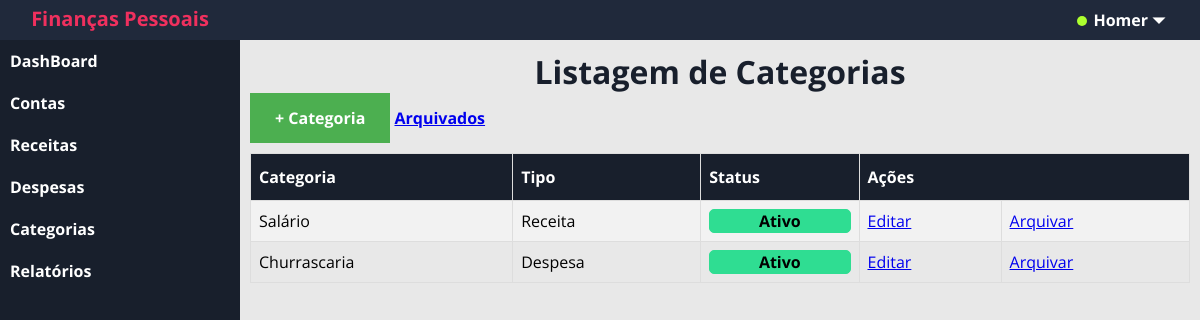
/?c=categorias (signed in), run on the app's committed database.
### tables this page shows
CREATE TABLE `categoria` (
  `id` int(11) NOT NULL,
  `nome` varchar(60) NOT NULL,
  `tipo` varchar(7) NOT NULL,
  `statusCat` tinyint(1) DEFAULT NULL,
  `idUsuario` int(11) DEFAULT NULL
);

### app/controller/Categorias.php (called while the page is built, shortened)
<?php
    class Categorias extends Controller
    {
        public function index()
        {
            try {
                $carRespository = new Repository('app\model\class\Categoria');
                $criteria = new Criteria;
                $criteria->add('idUsuario','=',Usuario::get('id'));
                if(isset($_GET['f'])&& $_GET['f'] =='arquivados')
                {
                    $criteria->add('statusCat','=','0');
                }
                else{
                    $criteria->add('statusCat','=','1');
                }
                $resultado = $carRespository->load($criteria);
            } catch (\Exception $e) {
                echo $e->getMessage();
                Transaction::rollback();
            }
            $this->view([
                'template/header',
                'categoria/listagem',
                'template/footer'
            ],[
                'usuario_logado' => Usuario::get('nome'),
                'catItens' => $resultado,
                'msg' => FlashMessage::get()
            ]);
        }
    }

### app/model/Repository.php (called while the page is built, shortened)
<?php
    final class Repository
    {
        private $activeRecord;
        public function __construct($class)
        {
            $this->activeRecord = $class;
        }
        public function load(Criteria|null $criteria = null)
        {
            $sql = "SELECT * FROM ".constant($this->activeRecord.'::TABLENAME');
            if($criteria)
            {
                $expressao = $criteria->dump();
                if($expressao)
                {
                    $sql .= " WHERE ".$expressao;
                }
            }
            if($conn = Transaction::get())
            {
                $result = $conn->query($sql);
                $results = array();
                if($result)
                {
                    while($row = $result->fetchObject($this->activeRecord))
                    {
                        $results[] = $row;
                    }
                    return $results;
                }
            }
            else
            {
                throw new \Exception('Não há transação ativa!');
            }
        }
    }

### app/model/Criteria.php (called while the page is built, shortened)
<?php
    class Criteria
    {
        private $filters;
        function __construct()
        {
            $this->filters = array();
        }
        public function add($variable,$compare_operator,$value,$logic_operator = 'and',$transform = true)
        {
            if(empty($this->filters))
            {
                $logic_operator = null;
            }
            if($transform)
            {
                $this->filters[] = [$variable,$compare_operator,$this->transform($value),$logic_operator];
            }
            else{
                $this->filters[] = [$variable,$compare_operator,$value,$logic_operator];
            }
        }
        public function transform($value)
        {
            if(is_array($value))
            {
                foreach($value as $x)
                {
                    if(is_integer($x)){
                        $foo[] = $x;
                    }
                    else if(is_string($x))
                    {
                        $foo[] = "'$x'";
                    }
                }
                $result = '('.implode(',',$foo).')';
            }
            else if(is_string($value))
            {
                $result = "'$value'";
            }
            return $result;
        }
        public function dump()
        {
            if(is_array($this->filters) and count($this->filters) > 0)
            {
                $result = '';
                foreach($this->filters as $filter)
                {
                    $result .= $filter[3].' '.$filter[0].' '.$filter[1].' '.$filter[2].' ';
                }
                $result = trim($result);
                return "({$result})";
            }
        }
    }

### app/model/Record.php (called while the page is built, shortened)
<?php
    abstract class Record
    {
        protected array $data;
        public function __set($prop,$value)
        {
           if(method_exists($this,'set_'.$prop))
           {
            call_user_func(array($this,'set_'.$prop),$value);
           }
           else
           {
               if($value == null)
               {
                   unset($this->data[$prop]);
               }
               else{
                   $this->data[$prop] = $value;
               }
           }
        }
        public function __get($prop)
        {
           if(method_exists($this,'get_'.$prop))
           {
            return call_user_func(array($this,'get_'.$prop));
           }
           else
           {
               if(isset($this->data[$prop]))
               {
                   return $this->data[$prop];
               }
           }
        }
    }

### app/view/categoria/listagem.php (the view, shortened to what this page needs)
<h1 id="titulo-categoria">Listagem de Categorias</h1>
<a href="./?c=categorias&m=inserir" id="btn-catInserir"><b>+ Categoria</b></a>
<a href="./?c=categorias&f=arquivados"><b>Arquivados</b></a>
<table id="customers">
  <tr>
    <th>Categoria</th>
    <th>Tipo</th>
    <th>Status</th>
    <th colspan="2">Ações</th>
  </tr>
  <?php
    if(isset($catItens) && count($catItens) > 0):
      foreach ($catItens as $categoria):
  ?>
  <tr>
    <td><?= $categoria->nome ?></td>
    <td><?= $categoria->tipo?></td>
    <td><?= $categoria->statusCat ? '<div class ="status_categoria_ativo">Ativo</div>' :'<div class ="status_categoria_arquivado">Arquivado</div>' ?></td>
    <?php if(isset($_GET['f'])&& $_GET['f'] =='arquivados'): ?>
      <td><a href="./?c=categorias&m=ativar&id=<?= $categoria->id ?>">Reativar</a></td>
    <?php else: ?>
      <td><a href="./?c=categorias&m=editar&id=<?= $categoria->id ?>">Editar</a></td>
      <td><a href="./?c=categorias&m=arquivar&id=<?= $categoria->id ?>">Arquivar</a></td>
    <?php endif; ?>
  </tr>
  <?php endforeach;?>
  <?php else:?>
    <tr>
    <td colspan="4" style="text-align: center;">Vazio!</td>
    </tr>
  <?php endif;?>
</table>

### app/controller/Controller.php (shortened to what this page needs)
<?php
    abstract class Controller
    {
        protected function view(array $templates,array $dados = array())
        {
            foreach($templates as $template)
            {
                require_once __DIR__."/../view/{$template}.php";
            }
        }
    }

### assets/css/style.css (style rules this page uses)
* { padding: 0px; margin: 0px; font-family: 'Open Sans', sans-serif; box-sizing: border-box; }
#customers { font-family: Arial, Helvetica, sans-serif; border-collapse: collapse; width: 100%; }
#customers td, #customers th { border: 1px solid #ddd; padding: 8px; }
#customers tr:nth-child(even) { background-color: #f2f2f2; }
#customers th { padding-top: 12px; padding-bottom: 12px; text-align: left; background-color: #181F2C; color: white; }
#btn-catInserir { display: inline-block; margin-bottom: 10px; }
#btn-catInserir:link, #btn-catInserir:visited { background-color: #4CAF50; color: white; padding: 14px 25px; text-align: center; text-decoration: none; display: inline-block; }
#titulo-categoria,#titulo-despesa,#titulo-receita { text-align: center; font-weight: bold; color: 181F2C; }
.status_categoria_ativo { text-align: center; border-radius: 5px; font-weight: bold; background-color: #2FDD92; border: 1px solid #2FDD92; }
#titulo-categoria { text-align: center; font-weight: bold; color: #181F2C; }
#titulo-categoria { text-align: center; font-weight: bold; color: 181F2C; }

### data on the page
categoria: nome "Salário", tipo "Receita", statusCat "Ativo"
categoria: nome "Churrascaria", tipo "Despesa", statusCat "Ativo"
